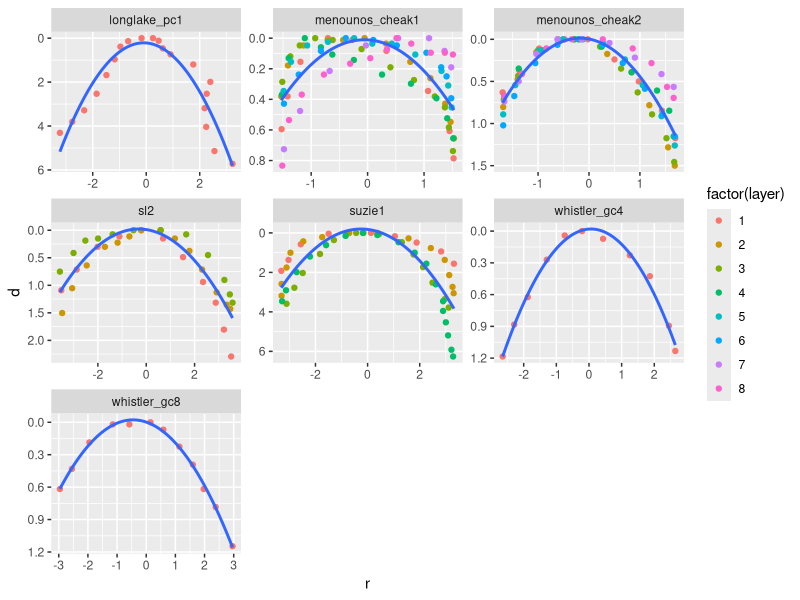

Write the R code that produced this figure. (Note: this script raises an error after producing the figure.)
## ---- chunk 1
library(ggplot2)
library(reshape2)
library(dplyr)
## ---- chunk 2
# define parameters
barrel_width <- 6 # use 8 cm for barrel width
slice_sizes <- c(0.1, 0.5, 1)
cellsize <- 0.025
## ---- chunk 3
# generate data at resolution 1 mm (200 samples for 20 cm). smooth random normal data
set.seed(2500)
original_data <- data.frame(d0=seq(0, 20, cellsize), vals=rnorm(20/cellsize+1))
smoothing = 10
for(s in 1:smoothing) {
  original_data$vals <- ksmooth(original_data$d0, original_data$vals, bandwidth=0.1)$y
}

# ggplot(original_data, aes(y=d0, x=vals)) + geom_path() + scale_y_reverse()
## ---- chunk 4
# load
deformations <- read.csv("deformed cores/deformed_cores_summary.csv")
# calc the x0 and y0 to use as the base coordinates (to transform x and y to r and d)
layers <- deformations %>% 
  group_by(layercode) %>% 
  summarise(x0=mean(range(x)), y0=min(y))
deformations <- merge(deformations, layers, by="layercode")
deformations$r <- deformations$x-deformations$x0
deformations$d <- deformations$y-deformations$y0
deformations <- deformations %>% select(layercode, core, layer, r, d)

# plot cores with quadratic smoothing
ggplot(deformations, aes(x=r, y=d)) + 
  geom_point(aes(col=factor(layer))) + 
  stat_smooth(method=lm, formula=y ~ poly(x, 2, raw=TRUE), se=FALSE) + 
  scale_y_reverse() + facet_wrap(~core, scales="free")

# define the regression function
create_quadratic_model <- function(df) {
  model <- lm(data=df, formula=d ~ poly(r, 2, raw=TRUE))
  return(data.frame(a=model$coefficients[3],
                    r2=summary(model)$r.squared,
                    df=model$df.residual))
}

# calculate quadratic models
modelparams <- deformations %>% 
  group_by(layercode) %>%
  do(create_quadratic_model(.))

# these are used in the model later
mina <- round(min(modelparams$a), 3)
maxa <- round(max(modelparams$a), 2)
meana <- round(mean(modelparams$a), 2)
coeffs <- c(0, mina, meana, maxa)
## ---- chunk 5
knitr::kable(modelparams, digits=2)
## ---- chunk 6
# This function takes a `slicesize` (for example, 1 cm) and a function `d0` that
# returns a the original depth prior to deformation given a depth (`d`) and a
# radius from the centre of the core (`r`). The `cellsize` parameter specifies
# the resolution at which to create the model (low values for higher resolution)
# and the `width` specifies the interior diameter of the core barrel. The `d`
# values in the model are relative to the centre of the slice. For a single
# function `d0` and slice size, we can then plot a cross-section and histogram
# of the depths prior to deformation.

# output is a data.frame with columsn x, y, z, r, and d0 (which we should refactor to oi...)

deformation_model3d <- function(slicesize, d0, width=2, cellsize=0.025, stat=NULL) {
  coords <- expand.grid(x=seq(-width/2, width/2, cellsize),
                        y=seq(-width/2, width/2, cellsize),
                        z=seq(-slicesize/2, slicesize/2, cellsize))
  coords$r <- sqrt(coords$x^2 + coords$y^2)
  coords <- coords[coords$r <= width/2,]
  coords$d0 <- d0(coords$z, coords$r)
  if(!is.null(stat)) {
    coords[["stat"]] <- stat(coords$d0)
  }
  return(coords)
}

# expand to grid
params <- expand.grid(slicesize=slice_sizes, coeff=coeffs)

# define a wrapper function that will create the model based on the
# parameters we would like to vary
# include stat of concentration of our value
deformation_model_wrapper <- function(slicesize, coeff) {
  deformation_model3d(slicesize, 
                      d0=function(d, r) d - coeff * r^2, 
                      width = barrel_width, 
                      cellsize = cellsize)
}

# create the models in long form so we can plot with facets
all <- params %>% 
  group_by(slicesize, coeff) %>% 
  do(deformation_model_wrapper(.$slicesize, .$coeff))

# overhead view (same for all sizes of slice)
ggplot(all %>% filter(abs(z)==min(abs(z)), slicesize==all$slicesize[1]), aes(x=x, y=y)) + 
  geom_raster(aes(fill=d0)) + 
  scale_fill_gradient2() + scale_y_reverse() + 
  coord_fixed() + facet_wrap(~coeff)

# side on view
ggplot(all %>% filter(abs(y)==min(abs(y))), aes(x=x, y=z)) + geom_raster(aes(fill=d0)) + 
  scale_fill_gradient2() + scale_y_reverse() + 
  coord_fixed() + facet_grid(slicesize ~ coeff)

# create smoothing models (histograms with binwidth of cellsize, except with the $density param)
create_smoothing_model <- function(vals) {
  limit <- round(max(abs(vals)) / cellsize) * cellsize #snap to cellsize
  breaks <- seq(-limit-cellsize, limit+cellsize, cellsize)
  h <- hist(vals, breaks=breaks, plot=FALSE)
  # fill smoothing model with zeros to make symmetrical
  return(data.frame(d=breaks[-1], density=h$density))
}

models <- all %>% 
  group_by(slicesize, coeff) %>% 
  do(create_smoothing_model(.$d0))

# plot (same as density histogram but this is faster)
ggplot(models %>% filter(density != 0), aes(x=d, y=density)) + 
  geom_bar(width=cellsize, stat="identity") + 
  facet_grid(slicesize ~ coeff)
## ---- chunk 7
# define function to "smooth" the data and section it, producing a new dataframe of d/vals cols
# still need to check this
extrude <- function(slice_size, filter) {
  # filter (skipping)
  d <- original_data
  d$vals <- stats::filter(d$vals, filter=filter/sum(filter))
  
  # section
  out <- data.frame(d=seq(0+slice_size/2, max(original_data$d0), slice_size))
  merge(out, d, by.x="d", by.y="d0")
}

sliced <- models %>% group_by(slicesize, coeff) %>% do(extrude(unique(.$slicesize), .$density))

ggplot(sliced, aes(y=d, x=vals)) + geom_path() + scale_y_reverse() + 
  facet_grid(slicesize ~ coeff, scales="free_x")

